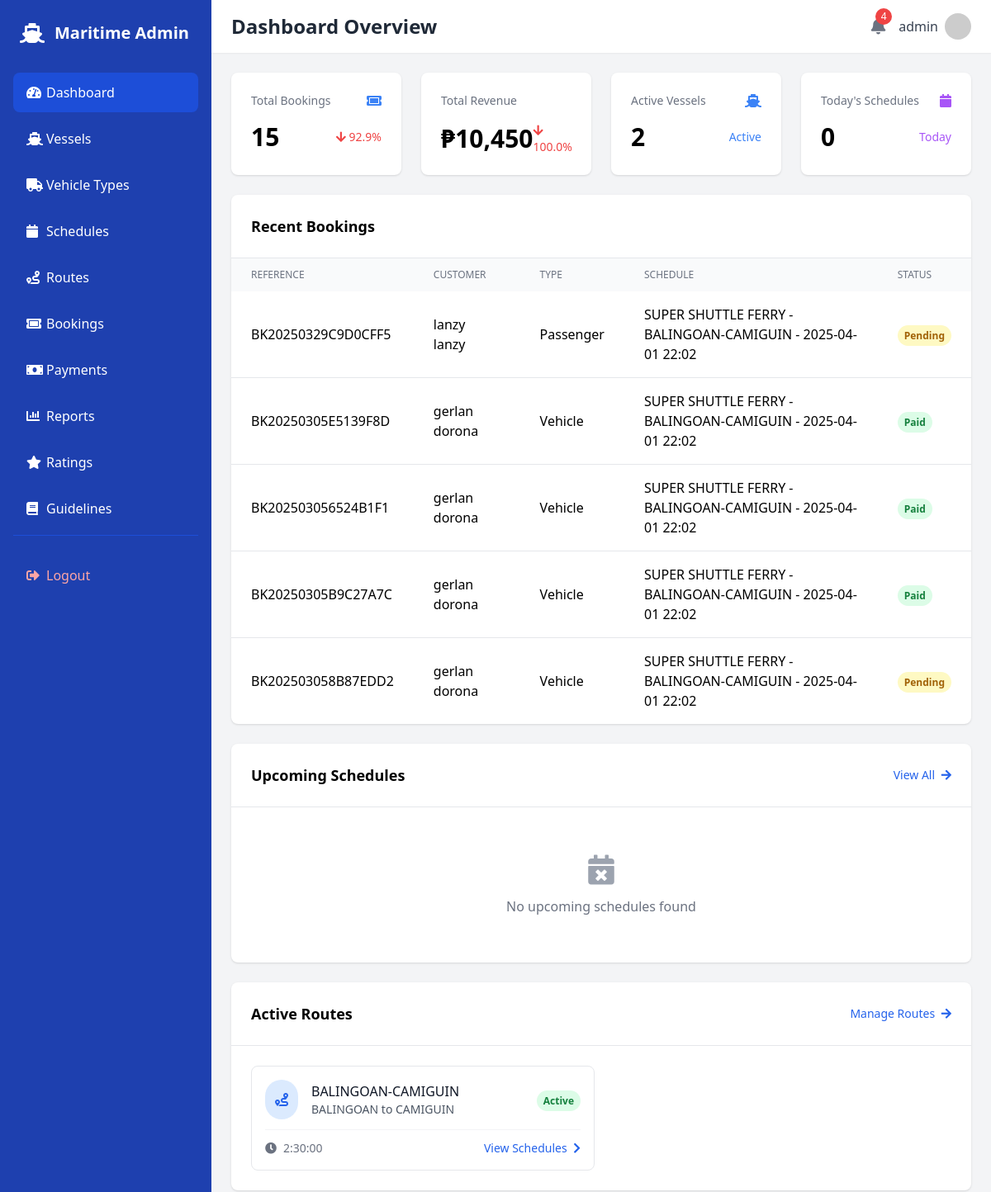
Page /dashboard/ (signed in, upper part) on the earlier database version.
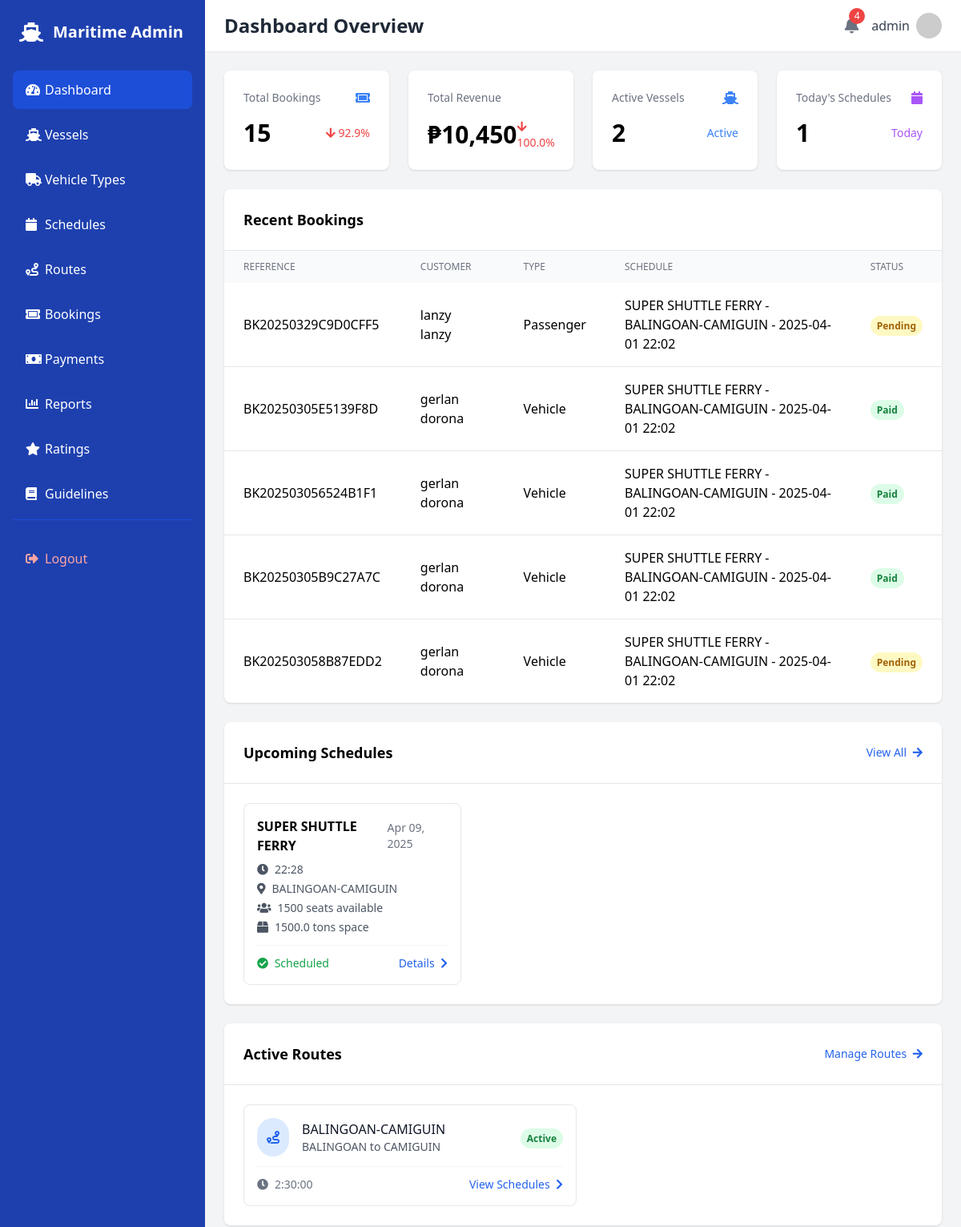
Same page on the later database version.
### trip/models.py (models this page shows, shortened)
class Booking(models.Model):
    STATUS_CHOICES = [
        ('pending', 'Pending'),
        ('confirmed', 'Confirmed'),
        ('cancelled', 'Cancelled'),
        ('completed', 'Completed')
    ]
    booking_reference = models.CharField(max_length=10, unique=True)
    BOOKING_TYPE_CHOICES = [
        ('passenger', 'Passenger'),
        ('vehicle', 'Vehicle'),
    ]
    booking_type = models.CharField(
        max_length=10,
        choices=BOOKING_TYPE_CHOICES,
        default='passenger'
    )
    full_name = models.CharField(max_length=200)
    contact_number = models.CharField(max_length=15)
    email = models.EmailField()
    schedule = models.ForeignKey(Schedule, on_delete=models.CASCADE)
    is_paid = models.BooleanField(default=False)
    booking_reference = models.CharField(max_length=20, unique=True, blank=True)
    qr_code = models.ImageField(upload_to='qr_codes/', blank=True, null=True)
    created_at = models.DateTimeField(auto_now_add=True)
    number_of_passengers = models.PositiveIntegerField(
        default=1,
        validators=[MinValueValidator(1)]
    )
    vehicle_type = models.ForeignKey(
        VehicleType,
        on_delete=models.SET_NULL,
        null=True,
        blank=True
    )
    plate_number = models.CharField(
        max_length=20,
        blank=True,
        null=True
    )
    occupant_count = models.PositiveIntegerField(
        default=1,
        validators=[MinValueValidator(1)]
    )
    cargo_weight = models.FloatField(
        default=0.0,
        help_text="Total cargo weight in metric tons."
    )
    adult_passengers = models.PositiveIntegerField(
        default=0,
        validators=[MinValueValidator(0)]
    )
    child_passengers = models.PositiveIntegerField(
        default=0,
        validators=[MinValueValidator(0)]
    )
    adult_fare_rate = models.DecimalField(
        max_digits=10,
        decimal_places=2,
        validators=[MinValueValidator(0)]
    )
    child_fare_rate = models.DecimalField(
        max_digits=10,
        decimal_places=2,
        validators=[MinValueValidator(0)]
    )
    total_fare = models.DecimalField(
        max_digits=10,
        decimal_places=2,
        validators=[MinValueValidator(0)]
    )

class Schedule(models.Model):
    vessel = models.ForeignKey(Vessel, on_delete=models.CASCADE)
    route = models.ForeignKey(Route, on_delete=models.CASCADE)
    departure_datetime = models.DateTimeField()
    arrival_datetime = models.DateTimeField()
    available_seats = models.PositiveIntegerField()
    available_cargo_space = models.FloatField()
    adult_fare = models.DecimalField(
        max_digits=10,
        decimal_places=2,
        validators=[MinValueValidator(0)],
        help_text="Adult passenger fare rate"
    )
    child_fare = models.DecimalField(
        max_digits=10,
        decimal_places=2,
        validators=[MinValueValidator(0)],
        help_text="Child passenger fare rate (ages 3-11)"
    )
    STATUS_CHOICES = [
        ('scheduled', 'Scheduled'),
        ('in_progress', 'In Progress'),
        ('completed', 'Completed'),
        ('canceled', 'Canceled'),
    ]
    status = models.CharField(max_length=20, choices=STATUS_CHOICES, default='scheduled')
    notes = models.TextField(blank=True, null=True)
    def get_available_seats(self):
        total_capacity = self.vessel.capacity_passengers
        booked_passengers = Booking.objects.filter(
            schedule=self,
            booking_type='passenger'
        ).aggregate(
            total=models.Sum(
                models.F('adult_passengers') + models.F('child_passengers'),
                output_field=models.IntegerField()
            )
        )['total'] or 0
        return total_capacity - booked_passengers
    def get_available_cargo_space(self):
        total_capacity = self.vessel.capacity_cargo
        booked_cargo = Booking.objects.filter(
            schedule=self,
            booking_type='cargo'
        ).aggregate(
            total=models.Sum(
                models.F('cargo_weight'),
                output_field=models.FloatField()
            )
        )['total'] or 0
        return total_capacity - booked_cargo
    def __str__(self):
        return f"{self.vessel.name} - {self.route.name} - {self.departure_datetime.strftime('%Y-%m-%d %H:%M')}"

class Vessel(models.Model):
    name = models.CharField(max_length=100)
    capacity_passengers = models.PositiveIntegerField()
    capacity_cargo = models.FloatField(help_text="Capacity in metric tons")
    active = models.BooleanField(default=True)

class Route(models.Model):
    name = models.CharField(max_length=100)
    origin = models.CharField(max_length=100)
    destination = models.CharField(max_length=100)
    distance = models.FloatField(
        help_text="Distance in nautical miles",
        validators=[MinValueValidator(0.1)]
    )
    estimated_duration = models.DurationField(
        help_text="Estimated travel duration (HH:MM:SS)"
    )
    active = models.BooleanField(default=True)
    description = models.TextField(blank=True, null=True)
    created_by = models.ForeignKey(
        'auth.User',
        on_delete=models.SET_NULL,
        null=True,
        blank=True,
        related_name='created_routes'
    )

### trip/views.py (the view)
# urls.py: path('dashboard/', views.dashboard_home, name='dashboard'),
@login_required
@staff_member_required
@login_required
@staff_member_required
def dashboard_home(request):
    today = timezone.now().date()
    current_date = timezone.now()
    thirty_days_ago = current_date - timezone.timedelta(days=30)
    previous_month_bookings = Booking.objects.filter(
        created_at__lt=thirty_days_ago
    ).count()
    current_month_bookings = Booking.objects.filter(
        created_at__gte=thirty_days_ago
    ).count()
    booking_growth = (
        ((current_month_bookings - previous_month_bookings) / previous_month_bookings * 100)
        if previous_month_bookings > 0 else 0
    )
    previous_month_revenue = Payment.objects.filter(
        payment_date__lt=thirty_days_ago
    ).aggregate(total=models.Sum('amount_paid'))['total'] or 0
    current_month_revenue = Payment.objects.filter(
        payment_date__gte=thirty_days_ago
    ).aggregate(total=models.Sum('amount_paid'))['total'] or 0
    revenue_growth = (
        ((current_month_revenue - previous_month_revenue) / previous_month_revenue * 100)
        if previous_month_revenue > 0 else 0
    )
    active_routes_list = Route.objects.filter(
        active=True
    ).annotate(
        schedule_count=models.Count('schedule')
    ).order_by('-schedule_count')[:4]
    upcoming_schedules = Schedule.objects.select_related(
        'vessel',
        'route'
    ).filter(
        departure_datetime__gte=timezone.now(),
        status='scheduled'
    ).order_by('departure_datetime')[:6]
    for schedule in upcoming_schedules:
        schedule.available_seats = schedule.get_available_seats()
        schedule.available_cargo_space = schedule.get_available_cargo_space()
    recent_bookings = Booking.objects.select_related(
        'schedule',
        'schedule__route'
    ).order_by('-created_at')[:5]
    total_revenue = Payment.objects.aggregate(
        total=models.Sum('amount_paid')
    )['total'] or 0
    context = {
        'total_bookings': Booking.objects.count(),
        'booking_growth': booking_growth,
        'total_revenue': total_revenue,
        'revenue_growth': revenue_growth,
        'active_vessels': Vessel.objects.filter(active=True).count(),
        'todays_schedules': Schedule.objects.filter(
            departure_datetime__date=today,
            status='scheduled'
        ).count(),
        'recent_bookings': recent_bookings,
        'upcoming_schedules': upcoming_schedules,
        'active_routes_list': active_routes_list,
        'vehicle_types': VehicleType.objects.all(),
    }
    return render(request, 'dashboard/home.html', context)

### trip/views.py (called while the page is built)
def get_notification_context(request):
    if request.user.is_authenticated:
        pending_payments_count = Booking.objects.filter(is_paid=False).count()
        return {
            'pending_payments_count': pending_payments_count
        }
    return {'pending_payments_count': 0}

### templates/dashboard/home.html (shortened to what the changed rows need)
{% extends 'dashboard/base.html' %}
{% load humanize%}
{% block header %}Dashboard Overview{% endblock %}
{% block content %}
<div class="grid grid-cols-1 md:grid-cols-2 lg:grid-cols-4 gap-6 mb-6">
    <div class="bg-white rounded-lg shadow p-6">
        <div class="flex items-center justify-between">
            <span class="text-3xl font-bold">{{ todays_schedules }}</span>
            <span class="text-purple-500 text-sm">Today</span>
        </div>
    </div>
</div>
<div class="bg-white rounded-lg shadow mb-6">
    <div class="p-6 border-b">
        <h2 class="text-lg font-semibold">Recent Bookings</h2>
    </div>
    <div class="overflow-x-auto">
        <table class="w-full">
            <thead class="bg-gray-50">
                <tr>
                    <th class="px-6 py-3 text-left text-xs font-medium text-gray-500 uppercase">Reference</th>
                    <th class="px-6 py-3 text-left text-xs font-medium text-gray-500 uppercase">Customer</th>
                    <th class="px-6 py-3 text-left text-xs font-medium text-gray-500 uppercase">Type</th>
                    <th class="px-6 py-3 text-left text-xs font-medium text-gray-500 uppercase">Schedule</th>
                    <th class="px-6 py-3 text-left text-xs font-medium text-gray-500 uppercase">Status</th>
                </tr>
            </thead>
            <tbody class="divide-y divide-gray-200">
                {% for booking in recent_bookings %}
                <tr>
                    <td class="px-6 py-4">{{ booking.booking_reference }}</td>
                    <td class="px-6 py-4">{{ booking.full_name }}</td>
                    <td class="px-6 py-4">{{ booking.get_booking_type_display }}</td>
                    <td class="px-6 py-4">{{ booking.schedule }}</td>
                    <td class="px-6 py-4">
                        {% if booking.is_paid %}
                        <span class="px-2 py-1 text-xs font-semibold text-green-700 bg-green-100 rounded-full">Paid</span>
                        {% else %}
                        <span class="px-2 py-1 text-xs font-semibold text-yellow-700 bg-yellow-100 rounded-full">Pending</span>
                        {% endif %}
                    </td>
                </tr>
                {% endfor %}
            </tbody>
        </table>
    </div>
</div>
<div class="bg-white rounded-lg shadow">
    <div class="p-6 border-b flex justify-between items-center">
        <h2 class="text-lg font-semibold">Upcoming Schedules</h2>
    </div>
    <div class="p-6">
        <div class="grid grid-cols-1 md:grid-cols-2 lg:grid-cols-3 gap-4">
            {% for schedule in upcoming_schedules %}
            <div class="border rounded-lg p-4">
                <div class="flex items-center justify-between mb-2">
                    <span class="font-semibold">{{ schedule.vessel.name }}</span>
                    <span class="text-sm text-gray-500">{{ schedule.departure_datetime|date:"M d, Y" }}</span>
                </div>
                <div class="space-y-1 text-sm text-gray-600">
                    <p><i class="fas fa-clock mr-2"></i>{{ schedule.departure_datetime|date:"H:i" }}</p>
                    <p><i class="fas fa-map-marker-alt mr-2"></i>{{ schedule.route.name }}</p>
                    <p><i class="fas fa-users mr-2"></i>{{ schedule.available_seats }} seats available</p>
                    <p><i class="fas fa-box mr-2"></i>{{ schedule.available_cargo_space }} tons space</p>
                </div>
                <div class="mt-3 pt-3 border-t border-gray-100">
                    <div class="flex justify-between items-center">
                        <span class="text-sm font-medium text-gray-500">
                            {% if schedule.status == 'scheduled' %}
                            <span class="text-green-600"><i class="fas fa-check-circle mr-1"></i> Scheduled</span>
                            {% elif schedule.status == 'delayed' %}
                            <span class="text-yellow-600"><i class="fas fa-exclamation-circle mr-1"></i> Delayed</span>
                            {% elif schedule.status == 'cancelled' %}
                            <span class="text-red-600"><i class="fas fa-times-circle mr-1"></i> Cancelled</span>
                            {% else %}
                            <span class="text-blue-600"><i class="fas fa-info-circle mr-1"></i> {{ schedule.status|title }}</span>
                            {% endif %}
                        </span>
                        <a href="{% url 'dashboard_schedules' %}?id={{ schedule.id }}" class="text-blue-600 hover:text-blue-800 text-sm">
                            Details <i class="fas fa-chevron-right ml-1"></i>
                        </a>
                    </div>
                </div>
            </div>
            {% empty %}
            <div class="col-span-3 text-center py-8">
                <i class="fas fa-calendar-times text-gray-400 text-4xl mb-3"></i>
                <p class="text-gray-500">No upcoming schedules found</p>
            </div>
            {% endfor %}
        </div>
    </div>
</div>
<div class="bg-white rounded-lg shadow mt-6">
    <div class="p-6 border-b flex justify-between items-center">
        <h2 class="text-lg font-semibold">Active Routes</h2>
    </div>
    <div class="p-6">
        <div class="grid grid-cols-1 md:grid-cols-2 gap-4">
            {% for route in active_routes_list|slice:":4" %}
            <div class="border rounded-lg p-4">
                <div class="flex items-center justify-between mb-2">
                    <div class="flex items-center">
                        <div class="bg-blue-100 rounded-full p-3 mr-4">
                            <i class="fas fa-route text-blue-600"></i>
                        </div>
                        <div>
                            <h3 class="font-medium text-gray-900">{{ route.name }}</h3>
                            <p class="text-sm text-gray-600">{{ route.origin }} to {{ route.destination }}</p>
                        </div>
                    </div>
                    <div class="text-right">
                        <span class="px-2 py-1 text-xs font-semibold text-green-700 bg-green-100 rounded-full">Active</span>
                    </div>
                </div>
                <div class="mt-3 pt-3 border-t border-gray-100">
                    <div class="flex justify-between items-center text-sm text-gray-500">
                        <span><i class="fas fa-clock mr-2"></i>{{ route.estimated_duration }}</span>
                        <a href="{% url 'schedules' %}?route={{ route.id }}" class="text-blue-600 hover:text-blue-800">
                            View Schedules <i class="fas fa-chevron-right ml-1"></i>
                        </a>
                    </div>
                </div>
            </div>
            {% endfor %}
        </div>
    </div>
</div>
{% endblock %}

Differences in the rows shown:
now on this page (row edited): Schedule: vessel.name "SUPER SHUTTLE FERRY", departure_datetime "Apr 09, 2025", departure_datetime "22:28", route.name "BALINGOAN-CAMIGUIN", available_seats "1500", available_cargo_space "1500.0", status "scheduled" (drawn)
Other differences:
{{ todays_schedules }}: "0" → "1"
text no longer shown: "No upcoming schedules found"
